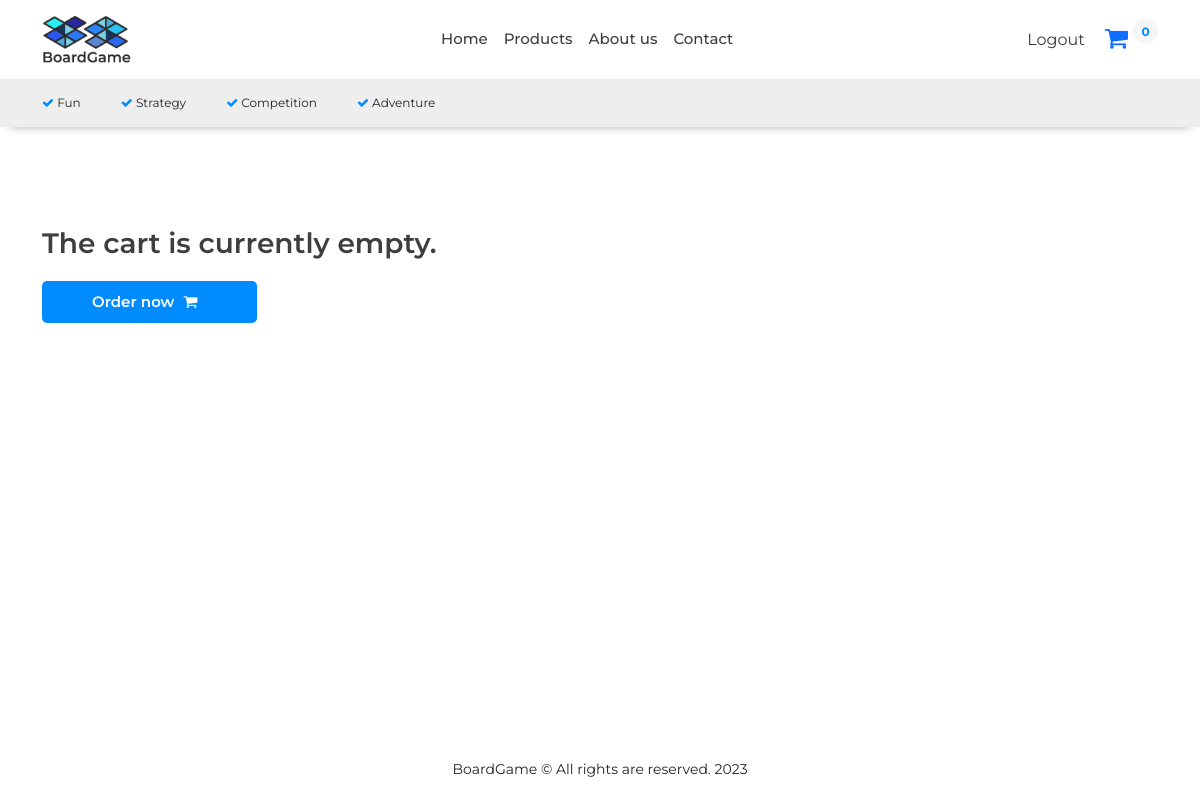
The page /cart/ (signed in) on the database as committed earlier.
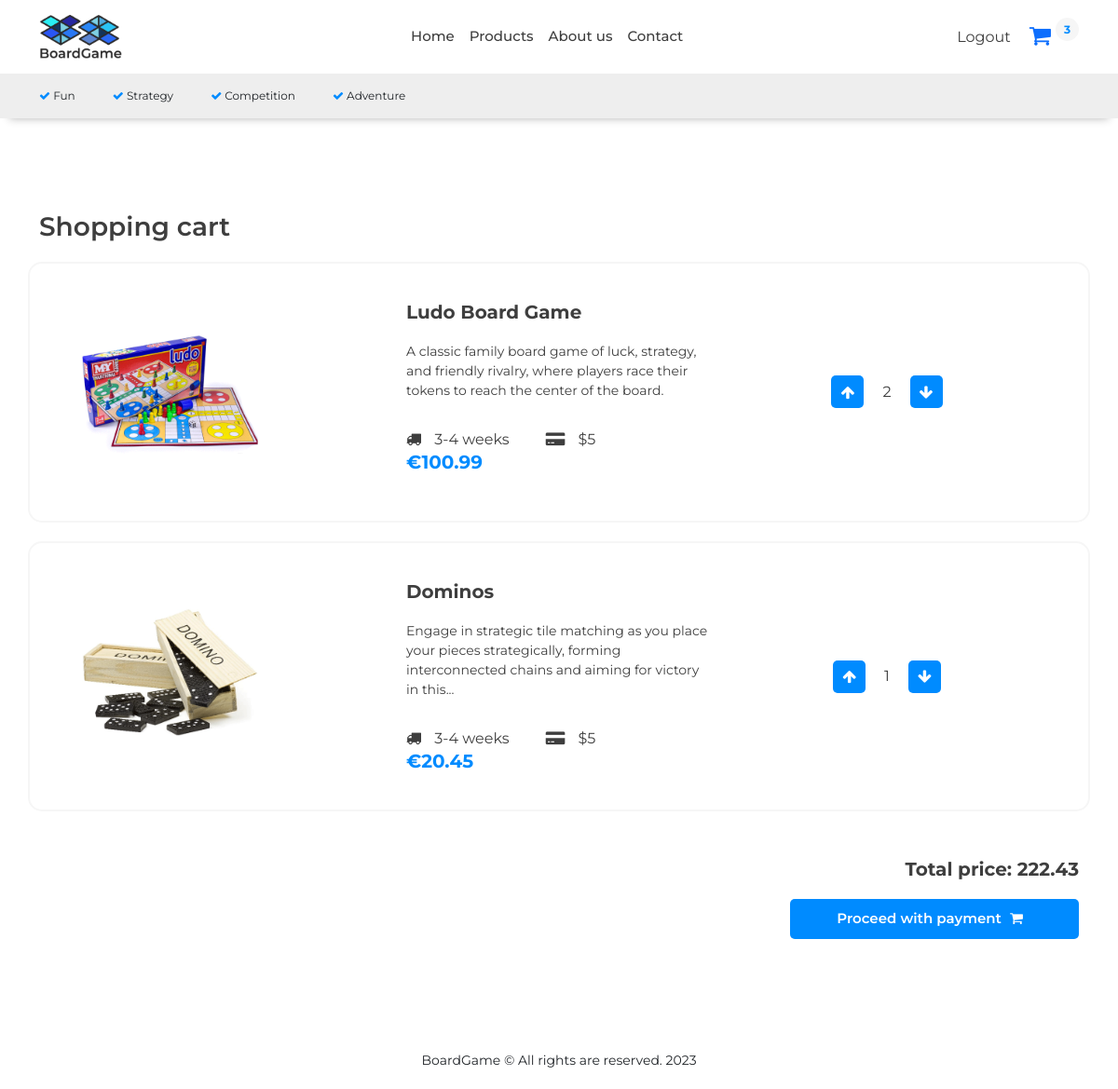
The same page on the database as committed later.
### store/models.py (models this page shows, shortened)
class OrderItem(models.Model):
    product = models.ForeignKey(Product, on_delete=models.SET_NULL, blank=True, null=True)
    order = models.ForeignKey(Order, on_delete=models.SET_NULL, blank=True, null=True)
    quantity = models.IntegerField(default=0, null=True, blank=True)
    date_added = models.DateTimeField(auto_now_add=True)
    @property
    def get_total(self):
        total = self.product.price * self.quantity
        return total

class Product(models.Model):
    name = models.CharField(max_length=200, null=True)
    shortDescription = models.TextField()
    description = models.TextField()
    rules = models.TextField(default='', null=False, blank=False)
    price = models.FloatField(default='', null=False, blank=False)
    digital = models.BooleanField(default=False, null=True, blank=False)
    image = models.ImageField(null=True, blank=True)
    @property
    def imageUrl(self):
        try:
            url = self.image.url
        except:
            url = ''
        return url

class Order(models.Model):
    customer = models.ForeignKey(Customer, on_delete=models.SET_NULL, blank=True, null=True)
    date_ordered = models.DateTimeField(auto_now_add=True)
    complete = models.BooleanField(default=False, null=True, blank=False)
    transaction_id = models.CharField(max_length=200, null=True)
    @property
    def get_cart_total(self):
        orderitems = self.orderitem_set.all()
        total = sum([item.get_total for item in orderitems])
        return total
    @property
    def get_cart_items(self):
        orderitems = self.orderitem_set.all()
        total = sum([item.quantity for item in orderitems])
        return total

### store/views.py (the view)
# urls.py: path('cart/', views.cart, name="cart"),
@login_required(login_url='login')
def cart(request):
    if request.user.is_authenticated:
        customer = request.user.customer
        order, created = Order.objects.get_or_create(customer=customer, complete=False)
        items = order.orderitem_set.all()
        cartItems = order.get_cart_items
    else:
        items = []
        order = {'get_cart_total': 0, 'get_cart_items': 0, 'shipping': False}
        cartItems = order['get_cart_items']
    context = {'items': items, 'order': order, 'cartItems': cartItems}
    return render(request, 'store/cart.html', context)

### store/templates/store/cart.html
{% extends 'store/main.html' %}
{% load static %}
{% block content %}
    <div class="cart">
        <div class="container">
            {% if items %}
            <h3>Shopping cart</h3>
            {% for item in items %}
                <div class="row">
                    <div class="col-md-4">
                        <img src="{{ item.product.imageUrl }}" alt="productImage">
                    </div>
                    <div class="col-md-4">
                        <h5>{{ item.product.name }}</h5>
                        <p>{{ item.product.shortDescription }}</p>
                        <span class="estimation"><i class="fa fa-truck" aria-hidden="true"></i> 3-4 weeks</span>
                        <span class="estimation"><i class="fa fa-credit-card-alt" aria-hidden="true"></i> $5</span>
                        <h5 class="price mb-0">€{{ item.product.price|floatformat:2 }}</h5>
                    </div>
                    <div class="col-md-4" style="display:flex; align-items: center; justify-content: center;">
                        <div class="quantity">
                            <span data-product="{{ item.product.id }}" data-action="add"
                                  class="update-cart chg-quantity"><i class="fa fa-arrow-up"
                                                                      aria-hidden="true"></i></span>
                            <span>{{ item.quantity }}</span>
                            <span data-product="{{ item.product.id }}" data-action="remove"
                                  class="update-cart chg-quantity"><i class="fa fa-arrow-down"
                                                                      aria-hidden="true"></i></span>
                        </div>
                    </div>
                </div>
            {% endfor %}
            <div class="final">
                <h5 class="mb-0">Total price: {{ order.get_cart_total|floatformat:2 }}</h5>
                <a href="{% url 'checkout' %}" class="btn btn-primary">Proceed with payment
                    <i class="fa fa-shopping-cart" aria-hidden="true"></i>
                </a>
            </div>
            {% else %}
                <h3 class="mb-0">The cart is currently empty.</h3>
                <a href="{% url 'store' %}" class="btn btn-primary">Order now
                    <i class="fa fa-shopping-cart" aria-hidden="true"></i>
                </a>
            {% endif %}
        </div>
    </div>
{% endblock content %}

### store/templates/store/main.html (shortened to what this page needs)
<!DOCTYPE html>
{% load static %}
<html lang="en">
<head>
    <link href="https://cdn.jsdelivr.net/npm/bootstrap@5.0.2/dist/css/bootstrap.min.css" rel="stylesheet"
>
    <link rel="stylesheet" href="https://cdnjs.cloudflare.com/ajax/libs/font-awesome/4.7.0/css/font-awesome.min.css">
    <link rel="stylesheet" type="text/css" href="{% static 'css/style.css' %}">
</head>
<body>
<nav class="navbar navbar-expand-lg bg-body-tertiary">
    <div class="container">
        <div class="collapse navbar-collapse justify-content-start">
            <a class="navbar-brand" href="#">
                <img src="{% static 'images/logo.png' %}" alt="Logo" width="auto" height="50"
                     class="d-inline-block align-text-top">
            </a>
        </div>
        <div class="collapse navbar-collapse justify-content-center" id="navbarNav">
            <ul class="navbar-nav">
                <li class="nav-item">
                    <a class="nav-link {% if activePage == 'home' %} active {% endif %}" href="{% url 'home' %}">Home</a>
                </li>
                <li class="nav-item">
                    <a class="nav-link {% if activePage == 'products' %} active {% endif %}" href="{% url 'store' %}">Products</a>
                </li>
                <li class="nav-item">
                    <a class="nav-link" href="{% url 'home' %}#overview">About us</a>
                </li>
                <li class="nav-item">
                    <a class="nav-link" href="{% url 'home' %}#overview">Contact</a>
                </li>
            </ul>
        </div>
        <div class="collapse navbar-collapse justify-content-end" id="navbarNav">
            {% if request.user.is_authenticated %}
                <a href="{% url 'logout' %}" style="text-decoration: none; color: var(--black-color); margin-right: 20px">Logout</a>
                <a href="{% url 'cart' %}">
                    <i class="fa fa-shopping-cart" aria-hidden="true" style="font-size: 25px"></i>
                </a>
                <p id="cart-total">{{ cartItems }}</p>
            {% endif %}
        </div>
    </div>
</nav>
<div class="advantages">
    <div class="container">
        <div class="row">
            <div class="advantages-items">
                <div class="item">
                    <i class="fa fa-check" aria-hidden="true"></i>
                    <span>Fun</span>
                </div>
                <div class="item">
                    <i class="fa fa-check" aria-hidden="true"></i>
                    <span>Strategy</span>
                </div>
                <div class="item">
                    <i class="fa fa-check" aria-hidden="true"></i>
                    <span>Competition</span>
                </div>
                <div class="item">
                    <i class="fa fa-check" aria-hidden="true"></i>
                    <span>Adventure</span>
                </div>
            </div>
        </div>
    </div>
</div>
<div class="page-content">
    {% block content %}
{% endblock content %}
</div>
<footer>
    <div class="container">
        <div class="text-center">
            <p>BoardGame © All rights are reserved. 2023</p>
        </div>
    </div>
</footer>
</body>
</html>

### static/css/style.css (style rules this page uses)
:root { --main-color:#008BFF; --black-color:#3E3E3E; --gray-light:#F6F6F6; --gray-dark:#A7A7A7; --white:#FFF; }
html, body { font-family: 'Montserrat', sans-serif; height: 100%; }
body { display: flex; flex-direction: column; }
.page-content { flex: 1; }
footer { padding: 20px 0; flex-shrink: 0; }
footer p { margin: 0; font-size: 14px; }
.btn-primary { background: var(--main-color); border: var(--main-color); }
nav li a { color: var(--black-color)!important; font-size: 15px; font-weight: 500; }
.advantages { background: #eee; padding: 15px 0; box-shadow: 0px 10px 10px -10px rgba(0, 0, 0, 0.3); position: relative; z-index: 1; }
.advantages-items { display: flex; justify-content: start; align-items: center; }
.advantages-items .item { padding-right: 40px; font-size: 12px; }
.advantages-items .item i { color: var(--main-color); }
.cart { padding: 100px 0; color: var(--black-color); }
.cart h3 { font-weight: 600; margin-bottom: 20px; }
.cart img { width: 60%; text-align: center; }
.cart h5 { font-weight: 700; margin-bottom: 20px; }
.cart p { font-size: 14px; margin-bottom: 30px; }
.cart .estimation { margin-right: 35px; }
.cart .row { border: 2px solid var(--gray-light); padding: 40px; border-radius: 15px; margin-bottom: 20px; }
.cart i { color: var(--black-color); margin-right: 10px; }
.cart .price { font-size: 20px; font-weight: 700; color: var(--main-color); }
.cart .btn { padding: 10px 50px; margin-top: 20px; border-radius: 5px; font-size: 15px; font-weight: 600; }
.cart .btn i { color: var(--white); margin-left: 5px; }
.cart .final { margin-top: 50px; text-align: right; }
.cart .quantity { display: flex; justify-content: center; align-items: center; }
.cart .quantity .chg-quantity { margin: 0px 20px; background: var(--main-color); width: 35px; height: 35px; border-radius: 5px; display: flex; justify-content: center; align-items: center; }
.cart .quantity .chg-quantity i { margin: 0; color: var(--white); font-weight: 500; }
#cart-total { display: flex; justify-content: center; align-items: center; width: 25px; height: 25px; border-radius: 100%; background: var(--gray-light); color: var(--main-color); font-size: 12px; margin-left: 5px; font-weight: 700; }

Rows that differ between the two databases and show on the page:
added OrderItem: product.imageUrl (picture), product.name "Ludo Board Game", product.shortDescription "A classic family board game of luck, strategy, and friendly rivalry, where players race their tokens to reach the center of the board.", product.price "100.99", quantity "2"
added OrderItem: product.imageUrl (picture), product.name "Dominos", product.shortDescription "Engage in strategic tile matching as you place your pieces strategically, forming interconnected chains and aiming for victory in this...", product.price "20.45", quantity "1"
added Order: get_cart_total "222.43"
Other text that changed with them:
{{ cartItems }}: "0" → "3"
text no longer shown: "The cart is currently empty. Order now"
text now shown: "Shopping cart Total price: Proceed with payment"
